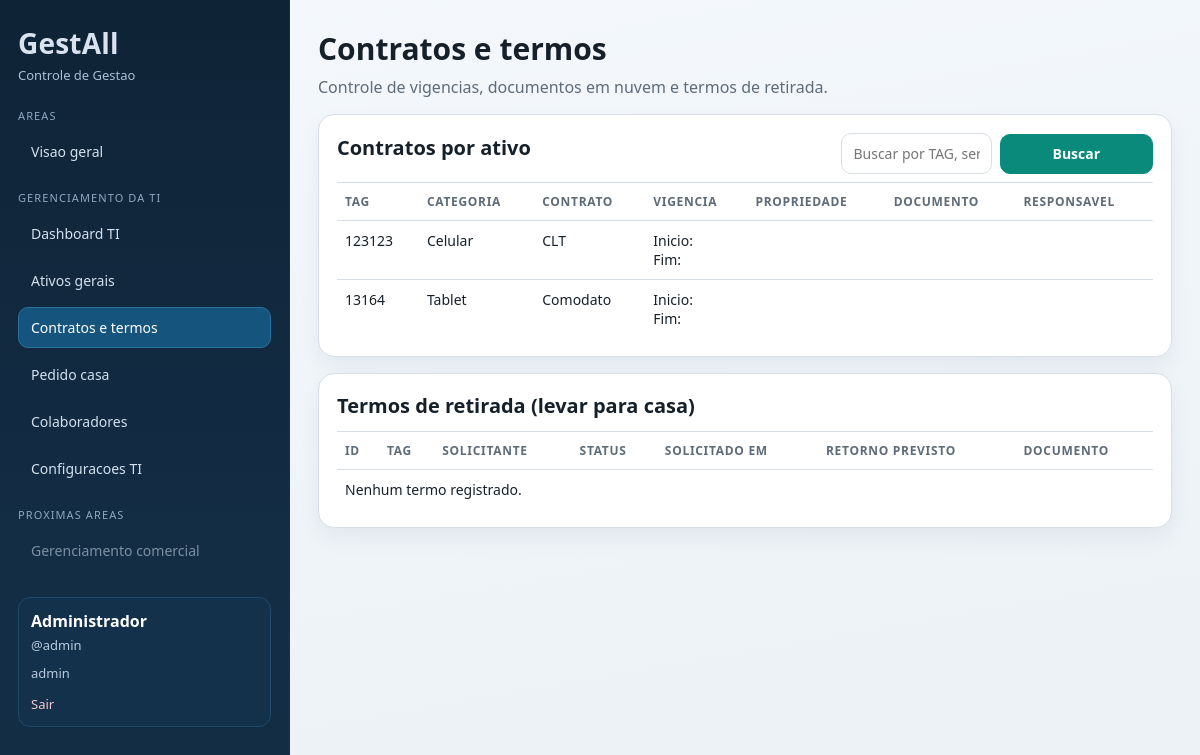
The page /index.php?r=ti.contracts (signed in) on the database as committed earlier.
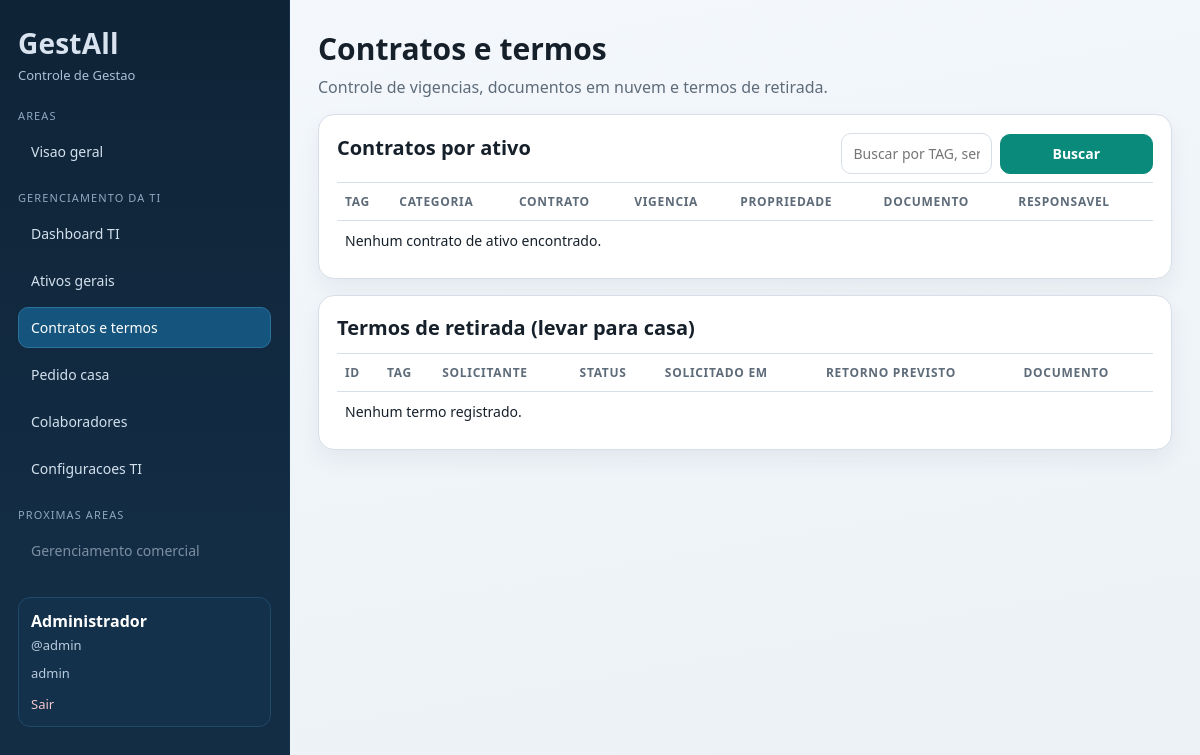
The same page on the database as committed later.
### tables this page shows
CREATE TABLE assets (
                id INTEGER PRIMARY KEY AUTOINCREMENT,
                type TEXT NOT NULL,
                tag TEXT NOT NULL UNIQUE,
                serial_number TEXT,
                status TEXT NOT NULL,
                notes TEXT,
                document_path TEXT,
                staff_id INTEGER,
                created_at TEXT NOT NULL DEFAULT CURRENT_TIMESTAMP,
                updated_at TEXT, category_id INTEGER, contract_type_id INTEGER, status_id INTEGER, observation TEXT, purchase_date TEXT, warranty_until TEXT, contract_until TEXT, returned_at TEXT, condition_state TEXT, ownership_type TEXT, department_id INTEGER, network_mode TEXT, ip_address TEXT,
                FOREIGN KEY (staff_id) REFERENCES staff(id) ON DELETE SET NULL
            );

CREATE TABLE equipment_categories (
                id INTEGER PRIMARY KEY AUTOINCREMENT,
                name TEXT NOT NULL UNIQUE,
                created_at TEXT NOT NULL DEFAULT CURRENT_TIMESTAMP
            );

CREATE TABLE contract_types (
                id INTEGER PRIMARY KEY AUTOINCREMENT,
                name TEXT NOT NULL UNIQUE,
                created_at TEXT NOT NULL DEFAULT CURRENT_TIMESTAMP
            );

### app/Core/View.php (called while the page is built, shortened)
<?php
final class View
{
    public static function render(string $view, array $data = []): void
    {
        extract($data, EXTR_SKIP);
        $viewFile = __DIR__ . '/../Views/' . $view . '.php';
        require __DIR__ . '/../Views/partials/header.php';
        require $viewFile;
        require __DIR__ . '/../Views/partials/footer.php';
    }
}

### app/Controllers/ContractController.php (called while the page is built, shortened)
<?php
final class ContractController
{
    public function index(): void
    {
        $search = trim($_GET['q'] ?? '');
        $staffScope = AccessControl::staffScope(Auth::user());
        $departmentScope = $staffScope !== null && $staffScope > 0 ? null : AccessControl::departmentScope(Auth::user());
        $scopedStaffId = $staffScope !== null && $staffScope > 0 ? $staffScope : null;
        View::render('contracts/index', [
            'title' => 'Contratos e Termos',
            'currentRoute' => 'ti.contracts',
            'search' => $search,
            'assets' => $this->assets->list($search, $departmentScope, $scopedStaffId),
            'requests' => $this->homeRequests->list($departmentScope, $scopedStaffId),
        ]);
    }
}

### app/Repositories/AssetRepository.php (called while the page is built, shortened)
<?php
final class AssetRepository
{
    public function list(
        string $search = '',
        ?string $department = null,
        ?int $staffId = null,
        ?int $filterDepartmentId = null,
        ?int $filterResponsibleId = null
    ): array
    {
        $sql =
            'SELECT a.*, s.name AS staff_name,
                    d.name AS asset_department_name,
                    c.name AS category_name,
                    ct.name AS contract_type_name,
                    st.name AS status_name
             FROM assets a
             LEFT JOIN staff s ON s.id = a.staff_id
             LEFT JOIN departments d ON d.id = a.department_id
             LEFT JOIN equipment_categories c ON c.id = a.category_id
             LEFT JOIN contract_types ct ON ct.id = a.contract_type_id
             LEFT JOIN asset_statuses st ON st.id = a.status_id';
        $params = [];
        $sql .= ' ORDER BY a.created_at DESC';
        $stmt = $this->pdo->prepare($sql);
        $stmt->execute($params);
        return $stmt->fetchAll();
    }
}

### app/Views/contracts/index.php (the view, shortened to what this page needs)
<section class="page-head">
    <h1>Contratos e termos</h1>
    <p>Controle de vigencias, documentos em nuvem e termos de retirada.</p>
</section>
<section class="card">
    <div class="table-head">
        <h2>Contratos por ativo</h2>
        <form method="get" action="index.php" class="search-form">
            <input type="text" name="q" value="<?= htmlspecialchars($search) ?>" placeholder="Buscar por TAG, serial, contrato, documento ou responsavel">
            <button type="submit">Buscar</button>
        </form>
    </div>
    <div class="table-wrap">
        <table>
            <thead>
                <tr>
                    <th>TAG</th>
                    <th>Categoria</th>
                    <th>Contrato</th>
                    <th>Vigencia</th>
                    <th>Propriedade</th>
                    <th>Documento</th>
                    <th>Responsavel</th>
                </tr>
            </thead>
            <tbody>
                <?php foreach ($assets as $asset): ?>
                    <tr>
                        <td><?= htmlspecialchars((string) $asset['tag']) ?></td>
                        <td><?= htmlspecialchars((string) ($asset['category_name'] ?? $asset['type'])) ?></td>
                        <td><?= htmlspecialchars((string) ($asset['contract_type_name'] ?? '')) ?></td>
                        <td>
                            Inicio: <?= htmlspecialchars((string) ($asset['purchase_date'] ?? '')) ?><br>
                            Fim: <?= htmlspecialchars((string) ($asset['contract_until'] ?? '')) ?>
                        </td>
                        <td><?= htmlspecialchars((string) ($asset['ownership_type'] ?? '')) ?></td>
                        <td class="break-line"><?= htmlspecialchars((string) ($asset['document_path'] ?? '')) ?></td>
                        <td><?= htmlspecialchars((string) ($asset['staff_name'] ?? '')) ?></td>
                    </tr>
                <?php endforeach; ?>
                <?php if (empty($assets)): ?>
                    <tr><td colspan="7">Nenhum contrato de ativo encontrado.</td></tr>
                <?php endif; ?>
            </tbody>
        </table>
    </div>
</section>
<section class="card">
    <h2>Termos de retirada (levar para casa)</h2>
    <div class="table-wrap">
        <table>
            <thead>
                <tr>
                    <th>ID</th>
                    <th>TAG</th>
                    <th>Solicitante</th>
                    <th>Status</th>
                    <th>Solicitado em</th>
                    <th>Retorno previsto</th>
                    <th>Documento</th>
                </tr>
            </thead>
            <tbody>
                <?php if (empty($requests)): ?>
                    <tr><td colspan="7">Nenhum termo registrado.</td></tr>
                <?php endif; ?>
            </tbody>
        </table>
    </div>
</section>

Rows that differ between the two databases and show on the page:
removed assets: tag "123123", equipment_categories.name "Celular", contract_type.name "CLT"
removed assets: tag "13164", equipment_categories.name "Tablet", contract_type.name "Comodato"
Other text that changed with them:
text now shown: "Nenhum contrato de ativo encontrado."
